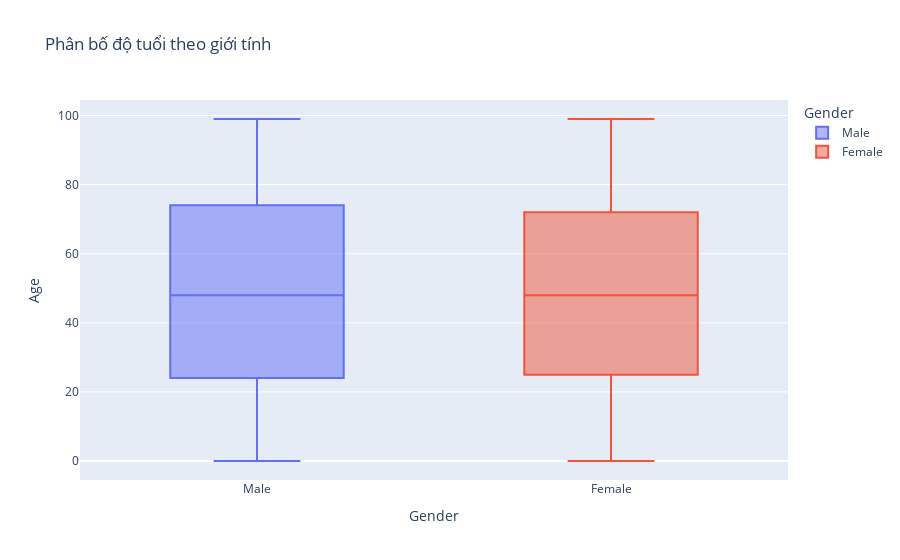

The code cell stored with this chart in its notebook:
### Markdown cell above
. Xem phân bố độ tuổi theo giới tính:

### Code cell
age_gender_boxplot = px.box(df, x='Gender', y='Age', color='Gender', title='Phân bố độ tuổi theo giới tính')

age_gender_boxplot.show()

### Figure 1 — Plotly figure (JSON) as saved in the notebook; plotly's stock layout.template omitted (floating-point values rounded to 4 significant figures; data arrays with more than 128 entries replaced by an {"elided": "..."} marker saying what was removed)
{"data": [{"alignmentgroup": "True", "hovertemplate": "Gender=%{x}<br>Age=%{y}<extra></extra>", "legendgroup": "Male", "marker": {"color": "#636efa"}, "name": "Male", "notched": false, "offsetgroup": "Male", "orientation": "v", "showlegend": true, "type": "box", "x": {"elided": "814 str values"}, "x0": " ", "xaxis": "x", "y": {"elided": "814 int values"}, "y0": " ", "yaxis": "y"}, {"alignmentgroup": "True", "hovertemplate": "Gender=%{x}<br>Age=%{y}<extra></extra>", "legendgroup": "Female", "marker": {"color": "#EF553B"}, "name": "Female", "notched": false, "offsetgroup": "Female", "orientation": "v", "showlegend": true, "type": "box", "x": {"elided": "1186 str values"}, "x0": " ", "xaxis": "x", "y": {"elided": "1186 int values"}, "y0": " ", "yaxis": "y"}], "layout": {"boxmode": "overlay", "legend": {"title": {"text": "Gender"}, "tracegroupgap": 0}, "title": {"text": "Phân bố độ tuổi theo giới tính"}, "xaxis": {"anchor": "y", "categoryarray": ["Male", "Female"], "categoryorder": "array", "domain": [0, 1], "title": {"text": "Gender"}}, "yaxis": {"anchor": "x", "domain": [0, 1], "title": {"text": "Age"}}}}
